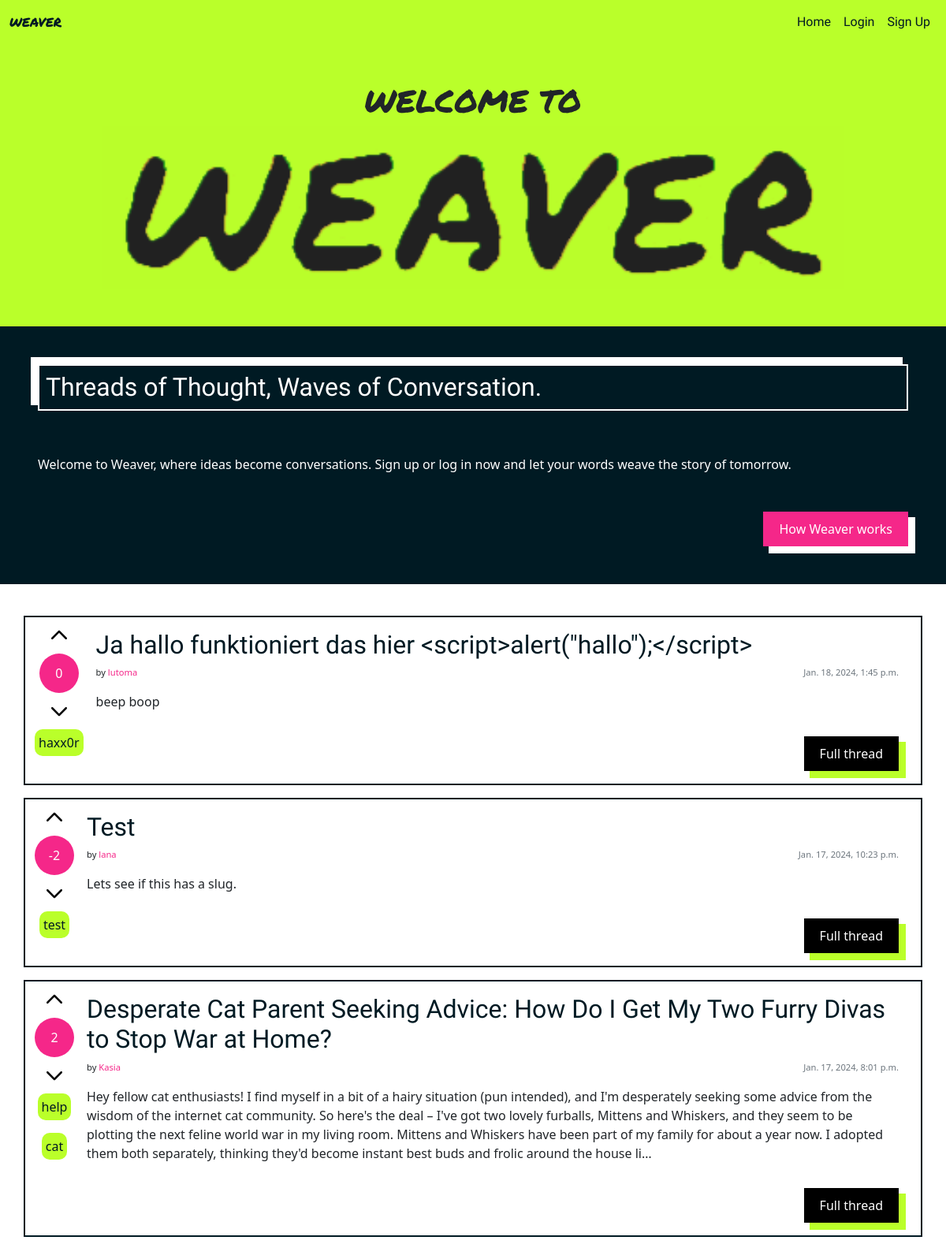
The app's page / (upper part), older data.
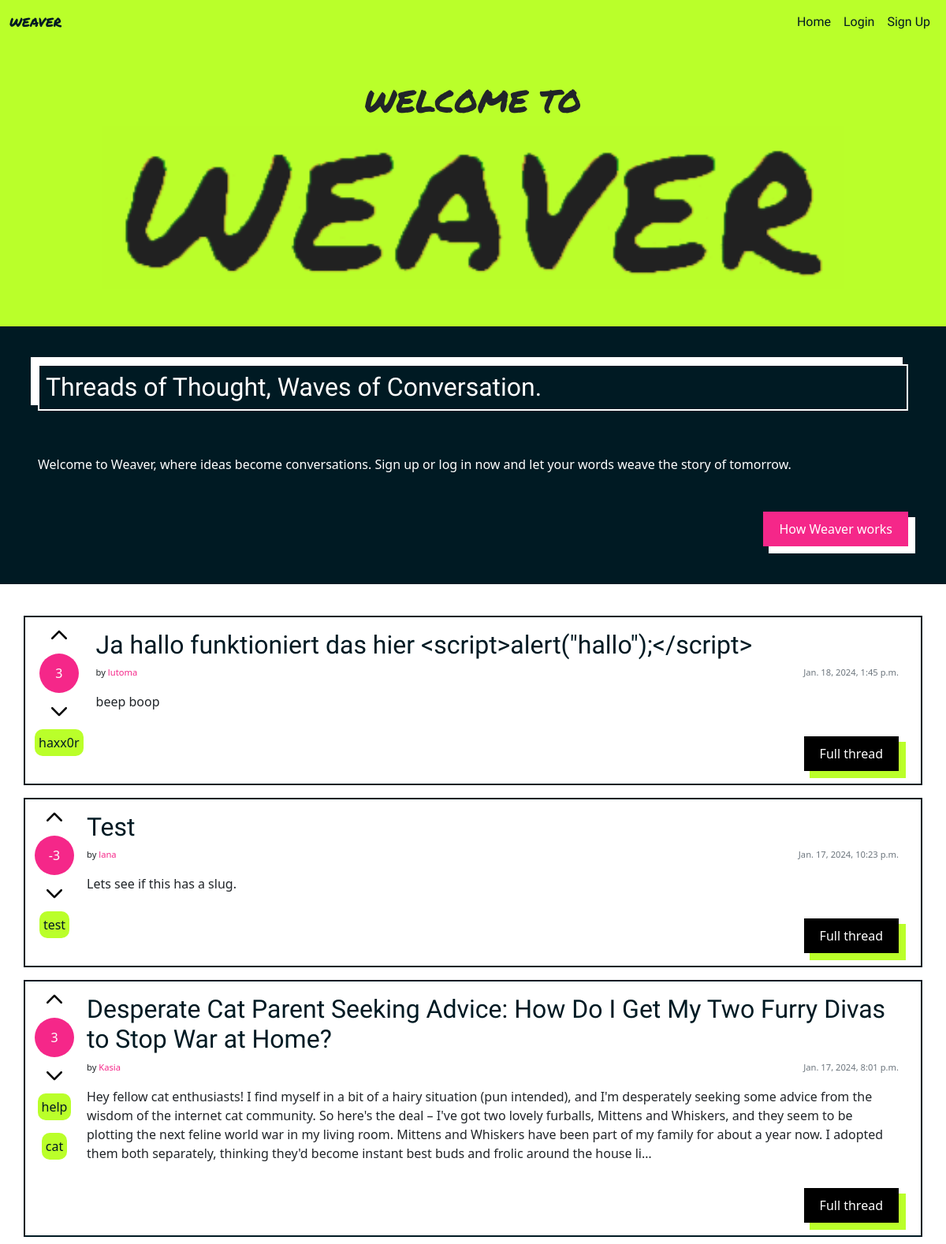
The same page, newer data.
### weave_manager/models.py (models this page shows, shortened)
class Thread(models.Model):
    title = models.CharField(max_length=200, unique=True)
    slug = models.SlugField(max_length=200, unique=True)
    author = models.ForeignKey(settings.AUTH_USER_MODEL,
        on_delete=models.CASCADE, related_name="posts")
    content = models.TextField()
    votes = models.IntegerField(default=0)
    created_on = models.DateTimeField(auto_now_add=True)
    status = models.IntegerField(choices=STATUS, default=0)
    tags = TaggableManager()
    class Meta:
        ordering = ["-created_on"]

### authentication/models.py (models this page shows)
class User(AbstractUser):
    bio = models.CharField(max_length=200, unique=False)
    created_on = models.DateTimeField(auto_now_add=True)
    profile_pic = models.ImageField(null=True, blank=True, default="default.png")

### weave_manager/views.py (the view)
# urls.py: path('', views.GlobalTimeline.as_view(), name='home'),
class GlobalTimeline(generic.ListView):
    queryset = Thread.objects.all()
    template_name = "index.html"

### weave_manager/templates/index.html (shortened to what this page needs)
{% extends "base.html" %}
{% load static %}
{% block content %}
{% if not request.user.is_authenticated %}
<div class="container-fluid text-center mx-auto bg-hl py-5">
    <h1 class="text-uppercase font-marker">Welcome to</h1>
    <IMG SRC="static/img/weaver-green.gif" alt="weaver" class="header-gif">
</div>
<div class="banner-content p-5 d-flex flex-column">
    <h2 class="banner-box p-2">Threads of Thought, Waves of Conversation.</h2>
    <p class="my-5">Welcome to Weaver, where ideas become conversations. Sign up or log in now and let your words weave the story of tomorrow.</p>
    <a href={% url 'info' %} class="button-pink align-self-end"> How Weaver works</a>
</div>
{% endif %}
<div class="container-lg pt-3">
    <div class="row">
        <div class="mt-3 left">
            <div class="row">
                {% for thread in thread_list %}
                <div class="card my-2 d-flex flex-row">
                    <div class="d-flex flex-column align-items-center">
                        <a href="{% url 'upvote_thread' thread_id=thread.id %}"><img src="{% static 'img/icons/up.svg' %}" class="icon m-2"></img></a>
                        <p class="circle m-0">{{ thread.votes }}</p>
                        <a href="{% url 'downvote_thread' thread_id=thread.id %}"><img src="{% static 'img/icons/up.svg' %}" class="icon m-2 rotate-180"></img></a>
                        {% for tag in thread.tags.all %}
                        <p class="tag">{{ tag }}</p>
                        {% endfor %}
                    </div>
                    <div class="card-body d-flex flex-column">
                        <h2><a href="{% url 'thread_detail' slug=thread.slug %}" class="card-title">{{ thread.title }}</a></h2>
                        <div class="d-flex flex-row justify-content-between">
                            <p class="fs-7">by <a href="{% url 'user_profile' username=thread.author %}" class="link">{{ thread.author }}</a></p>
                            <p class="card-text text-muted fs-7">{{ thread.created_on}}
                        </div>
                        <p class="card-text">{{ thread.content|truncatechars:500 }}</p>
                        <a href="{% url 'thread_detail' slug=thread.slug %}" class="neon-button align-self-end">Full thread</a>
                    </div>
                </div>
                {% endfor %}
            </div>
        </div>
    </div>
</div>
{% endblock %}

Row changes from the older to the newer data that the page shows:
changed Thread "Ja hallo funktioniert das hier <script>alert(\"hallo\");</script>": votes "0" → "3"
changed Thread "Test": votes "-2" → "-3"
changed Thread "Jan. 17, 2024, 8:01 p.m.": votes "2" → "3"
